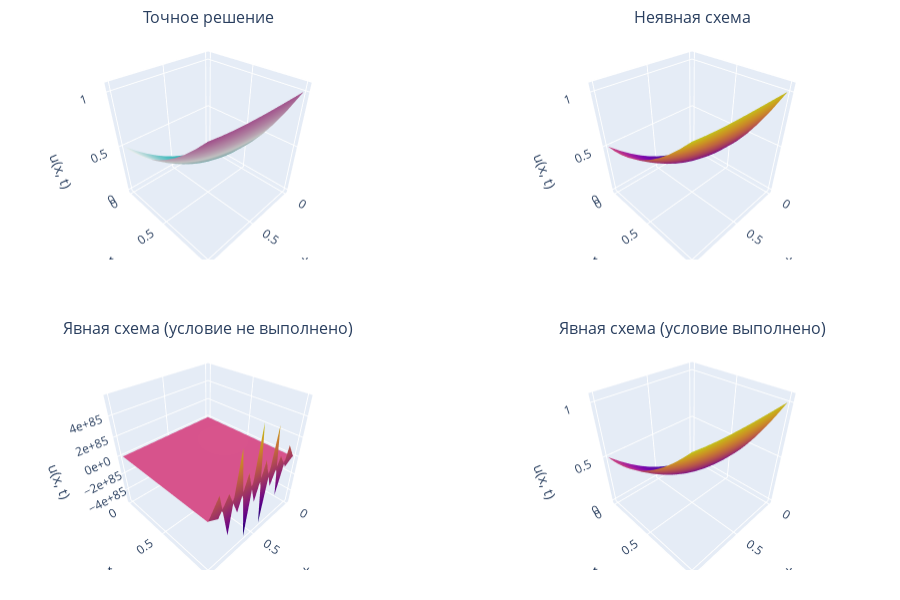

Source (notebook cell):
### Code cell
u = lambda x, t: t ** 2 * cos(x) + 0.5 * x ** 2
u_t = lambda x, t: 2 * t * cos(x)
u_xx = lambda x, t: t ** 2 * -cos(x) + 1
k = 2
f = lambda x, t: u_t(x, t) - k * u_xx(x, t)

right_x = 1
right_t = 1

initial_condition = lambda x: u(x, 0)
l_condition = lambda t: u(0, t)
r_condition = lambda t: u(right_x, t)

equation = HeatEquation(k, f, right_x, right_t, initial_condition, l_condition, r_condition)

fig = make_subplots(rows=2, cols=2,
                    specs=[[{'is_3d': True}, {'is_3d': True}],
                           [{'is_3d': True}, {'is_3d': True}]], 
                    vertical_spacing=0.15,
                    subplot_titles=['Точное решение', 'Неявная схема',
                                    'Явная схема (условие не выполнено)', 'Явная схема (условие выполнено)'])

num_x, num_t = 11, 11
step_x = (equation.right_x - 0) / (num_x - 1)

x, t, sol_u = solve_heat_equation(equation, num_x, num_t, Scheme.IMPLICIT)
fig.append_trace(go.Surface(x=x, y=t, z=sol_u, showscale=False), row=1, col=2)

grid = np.meshgrid(x, t)
exact_u = np.vectorize(u)(*grid)
fig.append_trace(go.Surface(x=x, y=t, z=exact_u, colorscale='tropic', showscale=False), row=1, col=1)

step_t = step_x ** 2 / equation.k / 4
num_t = round((equation.right_t - 0) / step_t) + 1
x, t, sol_u = solve_heat_equation(equation, num_x, num_t, Scheme.EXPLICIT)
fig.append_trace(go.Surface(x=x, y=t, z=sol_u, showscale=False), row=2, col=2)

step_t = step_x ** 2 / equation.k
num_t = round((equation.right_t - 0) / step_t) + 1
x, t, sol_u = solve_heat_equation(equation, num_x, num_t, Scheme.EXPLICIT)
fig.append_trace(go.Surface(x=x, y=t, z=sol_u, showscale=False), row=2, col=1)

fig.update_scenes(yaxis_title='t', zaxis_title='u(x, t)')
fig.update_scenes(zaxis_tickformat='.0e', row=2, col=1)
fig.update_traces(hovertemplate='x: %{x}<br>t: %{y}<br>u(x, t): %{z}<extra></extra>')
fig.update_layout(height=600, margin=dict(r=10, l=10, b=30, t=30))

fig.show()

### Figure 1 — Plotly figure (JSON) as saved in the notebook; plotly's stock layout.template omitted (floating-point values rounded to 4 significant figures; data arrays with more than 128 entries replaced by an {"elided": "..."} marker saying what was removed)
{"data": [{"hovertemplate": "x: %{x}<br>t: %{y}<br>u(x, t): %{z}<extra></extra>", "scene": "scene2", "showscale": false, "type": "surface", "x": [0, 0.1, 0.2, 0.3, 0.4, 0.5, 0.6, 0.7, 0.8, 0.9, 1], "y": [0, 0.1, 0.2, 0.3, 0.4, 0.5, 0.6, 0.7, 0.8, 0.9, 1], "z": [[0, 0.005, 0.02, 0.045, 0.08, 0.125, 0.18, 0.245, 0.32, 0.405, 0.5], [0.01, 0.0164, 0.03227, 0.05768, 0.09268, 0.1373, 0.1916, 0.2555, 0.3291, 0.4124, 0.5054], [0.04, 0.04665, 0.06243, 0.08737, 0.1215, 0.1649, 0.2175, 0.2794, 0.3507, 0.4314, 0.5216], [0.09, 0.09654, 0.1117, 0.1355, 0.1679, 0.2092, 0.2591, 0.318, 0.3858, 0.4626, 0.5486], [0.16, 0.1662, 0.1804, 0.2025, 0.2326, 0.2707, 0.3171, 0.3717, 0.4347, 0.5062, 0.5864], [0.25, 0.2558, 0.2686, 0.2885, 0.3155, 0.3498, 0.3914, 0.4405, 0.4974, 0.5622, 0.6351], [0.36, 0.3653, 0.3764, 0.3936, 0.4169, 0.4463, 0.4822, 0.5247, 0.5741, 0.6306, 0.6945], [0.49, 0.4946, 0.5039, 0.5178, 0.5366, 0.5604, 0.5895, 0.6241, 0.6646, 0.7114, 0.7647], [0.64, 0.6439, 0.6509, 0.6611, 0.6748, 0.6921, 0.7133, 0.7389, 0.7691, 0.8046, 0.8458], [0.81, 0.813, 0.8175, 0.8235, 0.8314, 0.8413, 0.8536, 0.8689, 0.8876, 0.9103, 0.9376], [1, 1.002, 1.004, 1.005, 1.006, 1.008, 1.01, 1.014, 1.02, 1.028, 1.04]]}, {"colorscale": [[0, "rgb(0, 155, 158)"], [0.1667, "rgb(66, 183, 185)"], [0.3333, "rgb(167, 211, 212)"], [0.5, "rgb(241, 241, 241)"], [0.6667, "rgb(228, 193, 217)"], [0.8333, "rgb(214, 145, 193)"], [1, "rgb(199, 93, 171)"]], "hovertemplate": "x: %{x}<br>t: %{y}<br>u(x, t): %{z}<extra></extra>", "scene": "scene", "showscale": false, "type": "surface", "x": [0, 0.1, 0.2, 0.3, 0.4, 0.5, 0.6, 0.7, 0.8, 0.9, 1], "y": [0, 0.1, 0.2, 0.3, 0.4, 0.5, 0.6, 0.7, 0.8, 0.9, 1], "z": [[0, 0.005, 0.02, 0.045, 0.08, 0.125, 0.18, 0.245, 0.32, 0.405, 0.5], [0.01, 0.01495, 0.0298, 0.05455, 0.08921, 0.1338, 0.1883, 0.2526, 0.327, 0.4112, 0.5054], [0.04, 0.0448, 0.0592, 0.08321, 0.1168, 0.1601, 0.213, 0.2756, 0.3479, 0.4299, 0.5216], [0.09, 0.09455, 0.1082, 0.131, 0.1629, 0.204, 0.2543, 0.3138, 0.3827, 0.4609, 0.5486], [0.16, 0.1642, 0.1768, 0.1979, 0.2274, 0.2654, 0.3121, 0.3674, 0.4315, 0.5045, 0.5864], [0.25, 0.2538, 0.265, 0.2838, 0.3103, 0.3444, 0.3863, 0.4362, 0.4942, 0.5604, 0.6351], [0.36, 0.3632, 0.3728, 0.3889, 0.4116, 0.4409, 0.4771, 0.5203, 0.5708, 0.6288, 0.6945], [0.49, 0.4926, 0.5002, 0.5131, 0.5313, 0.555, 0.5844, 0.6198, 0.6614, 0.7096, 0.7647], [0.64, 0.6418, 0.6472, 0.6564, 0.6695, 0.6867, 0.7082, 0.7345, 0.7659, 0.8028, 0.8458], [0.81, 0.811, 0.8139, 0.8188, 0.8261, 0.8358, 0.8485, 0.8645, 0.8843, 0.9085, 0.9376], [1, 1.0, 1.0, 1.0, 1.001, 1.003, 1.005, 1.01, 1.017, 1.027, 1.04]]}, {"hovertemplate": "x: %{x}<br>t: %{y}<br>u(x, t): %{z}<extra></extra>", "scene": "scene4", "showscale": false, "type": "surface", "x": [0, 0.1, 0.2, 0.3, 0.4, 0.5, 0.6, 0.7, 0.8, 0.9, 1], "y": {"elided": "801 float values"}, "z": {"elided": "801x11 float values"}}, {"hovertemplate": "x: %{x}<br>t: %{y}<br>u(x, t): %{z}<extra></extra>", "scene": "scene3", "showscale": false, "type": "surface", "x": [0, 0.1, 0.2, 0.3, 0.4, 0.5, 0.6, 0.7, 0.8, 0.9, 1], "y": {"elided": "201 float values"}, "z": {"elided": "201x11 float values"}}], "layout": {"annotations": [{"font": {"size": 16}, "showarrow": false, "text": "Точное решение", "x": 0.225, "xanchor": "center", "xref": "paper", "y": 1, "yanchor": "bottom", "yref": "paper"}, {"font": {"size": 16}, "showarrow": false, "text": "Неявная схема", "x": 0.775, "xanchor": "center", "xref": "paper", "y": 1, "yanchor": "bottom", "yref": "paper"}, {"font": {"size": 16}, "showarrow": false, "text": "Явная схема (условие не выполнено)", "x": 0.225, "xanchor": "center", "xref": "paper", "y": 0.425, "yanchor": "bottom", "yref": "paper"}, {"font": {"size": 16}, "showarrow": false, "text": "Явная схема (условие выполнено)", "x": 0.775, "xanchor": "center", "xref": "paper", "y": 0.425, "yanchor": "bottom", "yref": "paper"}], "height": 600, "margin": {"b": 30, "l": 10, "r": 10, "t": 30}, "scene": {"domain": {"x": [0, 0.45], "y": [0.575, 1]}, "yaxis": {"title": {"text": "t"}}, "zaxis": {"title": {"text": "u(x, t)"}}}, "scene2": {"domain": {"x": [0.55, 1], "y": [0.575, 1]}, "yaxis": {"title": {"text": "t"}}, "zaxis": {"title": {"text": "u(x, t)"}}}, "scene3": {"domain": {"x": [0, 0.45], "y": [0, 0.425]}, "yaxis": {"title": {"text": "t"}}, "zaxis": {"tickformat": ".0e", "title": {"text": "u(x, t)"}}}, "scene4": {"domain": {"x": [0.55, 1], "y": [0, 0.425]}, "yaxis": {"title": {"text": "t"}}, "zaxis": {"title": {"text": "u(x, t)"}}}}}
